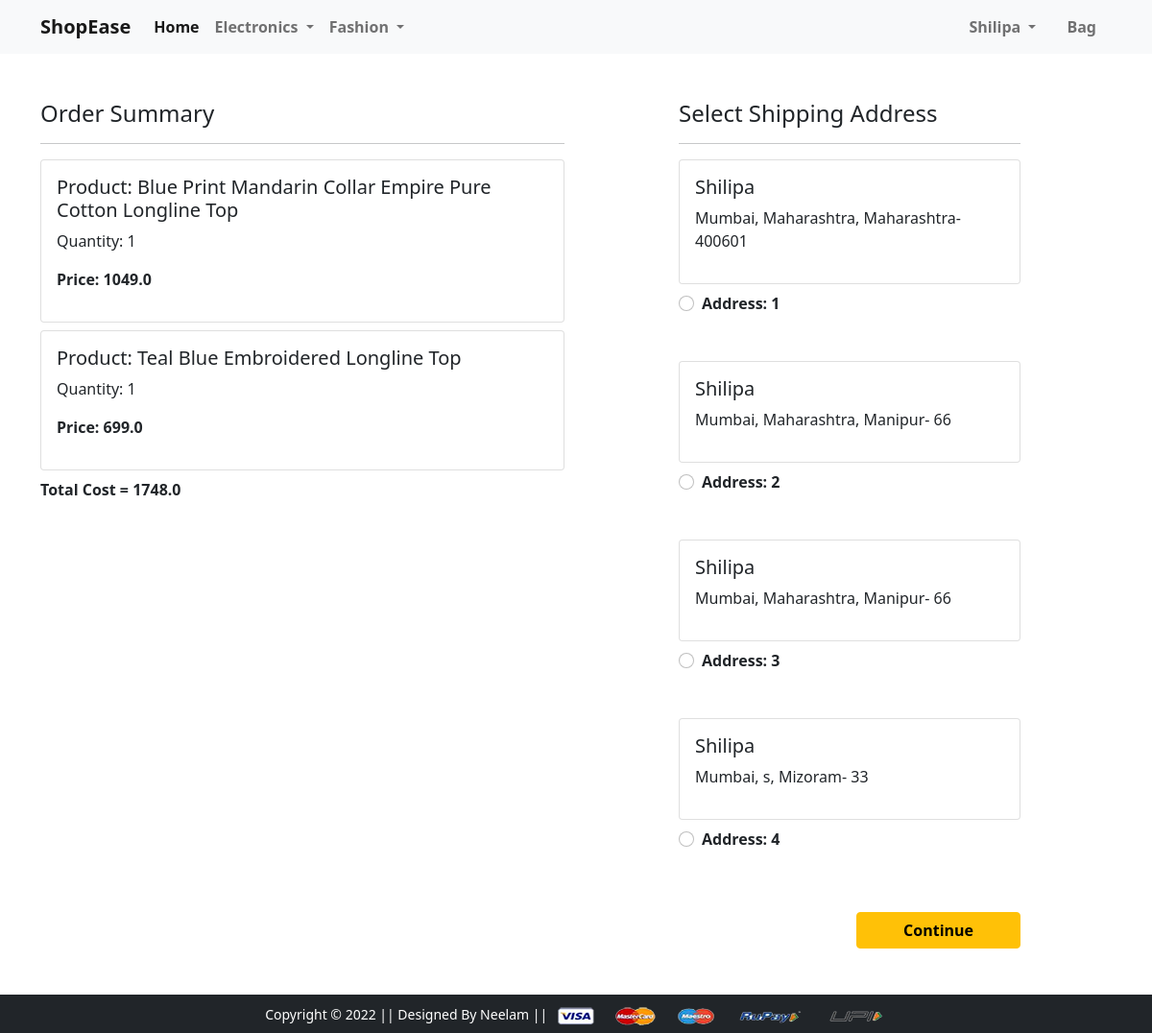
Screenshot of /checkout/ (signed in) with the database file from the repository.
### app/models.py (models this page shows, shortened)
class Cart(models.Model):
    user=models.ForeignKey(User,on_delete=models.CASCADE)
    product=models.ForeignKey(Product,on_delete=models.CASCADE)
    quantity=models.PositiveIntegerField(default=1)
    @property
    def total_cost(self):
        return self.quantity * self.product.discounted_price

class Product(models.Model):
    title=models.CharField(max_length=200)
    selling_price=models.FloatField()
    discounted_price=models.FloatField()
    description=models.TextField()
    brand=models.CharField(max_length=200)
    category=models.CharField(choices=CATEGORY_CHOICES,max_length=2)
    product_image=models.ImageField(upload_to="productimg")

class Customer(models.Model):
    user=models.ForeignKey(User,on_delete=models.CASCADE)
    name=models.CharField(max_length=255)
    location=models.CharField(max_length=255)
    city=models.CharField(max_length=255)
    pincode=models.IntegerField()
    state=models.CharField(choices=STATE_CHOICES,max_length=255)

### app/views.py (the view)
# urls.py: path('checkout/', views.checkout, name='checkout'),
@login_required
def checkout(request):
	user = request.user
	add = Customer.objects.filter(user=user)
	cart_items = Cart.objects.filter(user=request.user)
	amount = 0.0
	shipping_amount= 0.0
	cart_product = [p for p in Cart.objects.all() if p.user == request.user]
	if cart_product:
		for p in cart_product:
			tempamount = (p.quantity * p.product.discounted_price)
			amount += tempamount
		totalamount=amount+shipping_amount
	return render(request, 'app/checkout.html', {'add':add, 'cart_items':cart_items,"totalamount":totalamount})

### app/templates/app/checkout.html (shortened to what this page needs)
{% extends 'app/base.html' %}
{% load static %}
{% block main-content %}
<div class="container">
 <div class="row mt-5">
  <div class="col-sm-6">
    <h4>Order Summary</h4>
    <hr>
    {% for item in cart_items %}
      <div class="card mb-2">
        <div class="card-body">
          <h5>Product: {{item.product.title}}</h5>
          <p>Quantity: {{item.quantity}}</p>
          <p class="fw-bold">Price: {{item.total_cost}}</p>
        </div>
      </div>
    {% endfor %}
    <p class="fw-bold">Total Cost = {{totalamount}}</p>
  </div>
  <div class="col-sm-4 offset-sm-1">
    <h4>Select Shipping Address</h4>
    <hr>
    <form action="/paymentdone" id="myform">
    {% for ad in add %}
      <div class="card">
        <div class="card-body">
        <h5>{{ad.name}}</h5>
        <p>{{ad.location}}, {{ad.city}}, {{ad.state}}- {{ad.pincode}}</p>
        </div>
      </div>
        <div class="form-check mt-2 mb-5">
          <input class="form-check-input" type="radio" name="custid" id="custadd{{forloop.counter}}" value="{{ad.id}}">
          <label class="form-check-label fw-bold" for="custadd{{forloop.counter}}">
            Address: {{ forloop.counter }} </label>
        </div>
      {% endfor %}
       <div class="text-end">
          <button type="submit" class="btn btn-warning mt-3 px-5 fw-bold">Continue</button>
        </div>
      </form>
    </div>
  </div>
</div>
{% endblock main-content %}

### app/templates/app/base.html (shortened to what this page needs)
<!DOCTYPE html>
{% load static %}
<html lang="en">
<head>
  <link href="https://cdn.jsdelivr.net/npm/bootstrap@5.0.0-beta1/dist/css/bootstrap.min.css" rel="stylesheet"
 />
  <link rel="stylesheet" href="{% static 'app/css/owl.carousel.min.css' %}" />
  <link rel="stylesheet" href="{% static 'app/css/all.min.css' %}" />
  <link rel="stylesheet" href="{% static 'app/css/style.css' %}" />
</head>
<body>
  <nav class="navbar navbar-expand-lg navbar-light bg-light">
    <div class="container">
      <a class="navbar-brand" href="/"><b>ShopEase</b></a>
      <div class="collapse navbar-collapse" id="navbarSupportedContent">
        <ul class="navbar-nav me-auto mb-2 mb-lg-0">
          <li class="nav-item">
            <a class="nav-link active" aria-current="page" href="/"><b>Home</b></a>
          </li>
          <li class="nav-item dropdown">
            <a class="nav-link dropdown-toggle text-black-100" href="#" id="electronicsDropdown" role="button"
              data-bs-toggle="dropdown" aria-expanded="false">
              <b>Electronics</b>
            </a>
          </li>
          <li class="nav-item dropdown">
            <a class="nav-link dropdown-toggle text-black-100" href="#" id="fashionDropdown" role="button"
              data-bs-toggle="dropdown" aria-expanded="false">
              <b>Fashion</b>
            </a>
          </li>
        </ul>
        <div>
          <ul class="navbar-nav me-auto mb-2 mb-lg-0">
            {% if request.user.is_authenticated %}
            <li class="nav-item dropdown mx-2">
              <a class="nav-link dropdown-toggle text-black-100" href="#" id="profileDropdown" role="button"
                data-bs-toggle="dropdown" aria-expanded="false">
                <b>{{request.user.username|capfirst}}</b>
              </a>
            </li>
            <li class="nav-item mx-2">
              <a href="{% url 'showcart' %}" class="nav-link text-black-100" > <b>Bag</b>
              </a>
            </li>
            {% endif %}
          </ul>
        </div>
      </div>
    </div>
  </nav>
   {% block main-content %} {% endblock main-content %}
  <footer class="container-fluid bg-dark text-center p-2 mt-5">
    <small class="text-white">Copyright &copy; 2022 || Designed By Neelam ||
    </small>
    <img src="{% static 'app/images/payment.png' %}" alt="" srcset="" class="img-fluid" height="2px" />
  </footer>
</body>
</html>

### rows the page displays
Cart: product "Blue Print Mandarin Collar Empire Pure Cotton Longline Top", quantity "1", total_cost "1049.0"
Cart: product "Teal Blue Embroidered Longline Top", quantity "1", total_cost "699.0"
Customer: name "Shilipa", location "Mumbai", city "Maharashtra", state "Maharashtra", pincode "400601"
Customer: name "Shilipa", location "Mumbai", city "Maharashtra", state "Manipur", pincode "66"
Customer: name "Shilipa", location "Mumbai", city "Maharashtra", state "Manipur", pincode "66"
Customer: name "Shilipa", location "Mumbai", city "s", state "Mizoram", pincode "33"

### other values shown
{{ request.user.username|capfirst }} "Shilipa"
{{ totalamount }} "1748.0"
